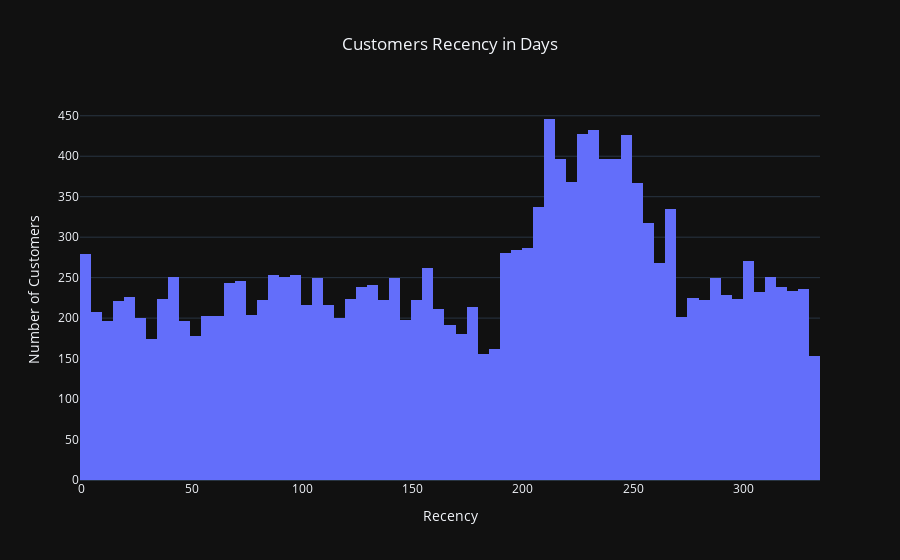

Write notebook code for a chart like this one.
### Code cell
# plot histogram
import plotly.express as px
hist_fig = px.histogram(ctm_dt, 
                        x="Recency", 
                        title="Customers Recency in Days", 
                        template= "plotly_dark" 
                       )

hist_fig.update_layout(title_x=0.5, 
                       xaxis_title="Recency", 
                       yaxis_title="Number of Customers"
                      )

hist_fig.show(config={'displaylogo': False})

### Figure 1 — Plotly figure (JSON) as saved in the notebook; plotly's stock layout.template omitted (floating-point values rounded to 4 significant figures; data arrays with more than 128 entries replaced by an {"elided": "..."} marker saying what was removed)
{"data": [{"alignmentgroup": "True", "bingroup": "x", "hovertemplate": "Recency=%{x}<br>count=%{y}<extra></extra>", "legendgroup": "", "marker": {"color": "#636efa", "pattern": {"shape": ""}}, "name": "", "offsetgroup": "", "orientation": "v", "showlegend": false, "type": "histogram", "x": {"elided": "17019 int values"}, "xaxis": "x", "yaxis": "y"}], "layout": {"barmode": "relative", "legend": {"tracegroupgap": 0}, "title": {"text": "Customers Recency in Days", "x": 0.5}, "xaxis": {"anchor": "y", "domain": [0, 1], "title": {"text": "Recency"}}, "yaxis": {"anchor": "x", "domain": [0, 1], "title": {"text": "Number of Customers"}}}}
